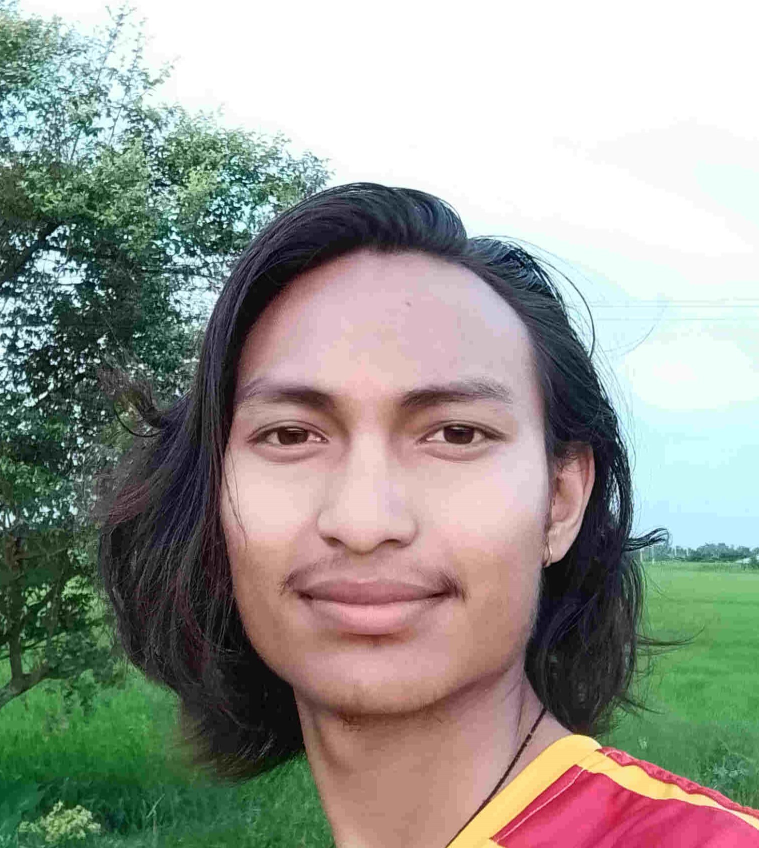
#> input picture python2/hi.jpeg, 1517 x 1696 px (shown at 1/2 size)
$ python img_to_ascii.py
#> lines starting #> are read from the running program, lines starting #| are printed output that depends on the picture
#> the answer given: ../python2/hi.jpeg
#> in main, image is the input picture: PIL image 1517x1696 RGB; mean R, G, B 151.3, 152.1, 144.4
from PIL import Image

# ASCII characters in increasing order of intensity
ASCII_CHARS = ["@", "#", "S", "%", "?", "*", "+", ";", ":", ",", "."]

def resize_image(image, new_width=100):
#> called with new_width = 100
    width, height = image.size
#> width = 1517; height = 1696
    ratio = height / width
#> ratio = 1.12
    new_height = int(new_width * ratio)
#> new_height = 111
    return image.resize((new_width, new_height))
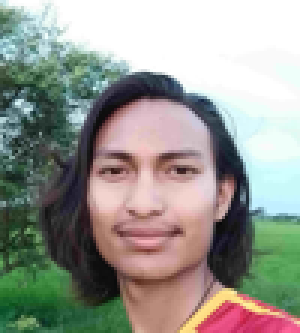
#> returned value: PIL image 100x111 RGB (shown 3 times larger); mean R, G, B 151.3, 152.1, 144.4

def grayify(image):
    return image.convert("L")
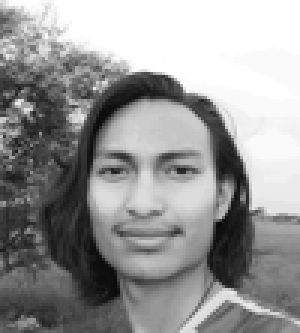
#> returned value: PIL image 100x111 L (shown 3 times larger); min 8, max 255, mean 151

def pixels_to_ascii(image):
    pixels = image.getdata()
    characters = "".join(ASCII_CHARS[pixel // 25] for pixel in pixels)
    return characters

def main():
    path = input("Enter image path: ")
    try:
        image = Image.open(path)
    except:
        print("Image not found.")
        return

    image = resize_image(image)
    image = grayify(image)
    ascii_str = pixels_to_ascii(image)
    img_width = image.width
#> img_width = 100

    ascii_str_len = len(ascii_str)
#> ascii_str_len = 11100
    ascii_img = "\n".join(ascii_str[i:(i+img_width)] for i in range(0, ascii_str_len, img_width))

    print(ascii_img)

    # Save to file
    with open("ascii_image.txt", "w") as f:
        f.write(ascii_img)
    print("✅ ASCII art saved as ascii_image.txt")

main()
